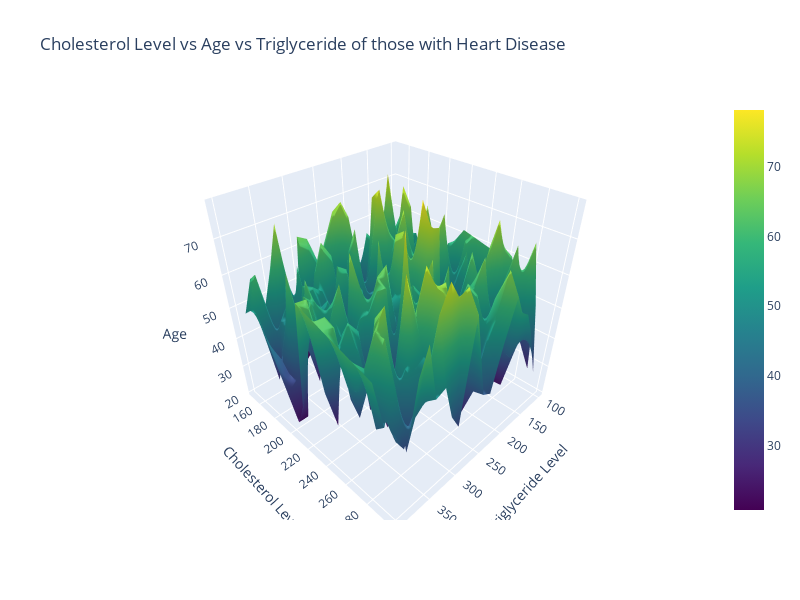

Notebook cell for this chart:
### Markdown cell above
# Cholesterol, Triglyceride  

Just as cholesterol levels can lead to heart disease, Triglyceride levels also impact heart disease. of course, managing it is important for those who already have heart diseases. 

the following 3D surface plots provide an interactive view between two categorical attributes, and one ordinal attribute (triglyceride levels x-axis, cholesterol levels y-axis, age z-axis) one being for those who already have a heart disease and another for those who don't.

The purpose of this graph is to get an is to once again, get an insight into how different age groups manage their cholesterol and triglyceride levels, and to get an insight into how having heart changes the way people go about their diet.

### Code cell
heart_disease_df = df[df['Heart Disease Status'] == 'Yes']
subset = heart_disease_df[['Age', 'Cholesterol Level', 'Triglyceride Level']].dropna()

Z = subset['Age']
Y = subset['Cholesterol Level']
X = subset['Triglyceride Level']

x_line = np.linspace(X.min(), X.max(), 20)
y_line = np.linspace(Y.min(), Y.max(), 20)
x_line, y_line = np.meshgrid(x_line, y_line)
z_line = griddata((X,Y), Z, (x_line, y_line), method='linear')


fig = go.Figure(data=[go.Surface(z=z_line, x=x_line, y=y_line, colorscale='Viridis')])
fig.update_layout(
    title='Cholesterol Level vs Age vs Triglyceride of those with Heart Disease',
                  scene=dict(
                      xaxis_title='Triglyceride Level', 
                      yaxis_title='Cholesterol Level', 
                      zaxis_title='Age'),
                  width=800, height=600)

fig.show()

### Figure 1 — Plotly figure (JSON) as saved in the notebook; plotly's stock layout.template omitted (floating-point values rounded to 4 significant figures; data arrays with more than 128 entries replaced by an {"elided": "..."} marker saying what was removed)
{"data": [{"colorscale": [[0, "#440154"], [0.1111, "#482878"], [0.2222, "#3e4989"], [0.3333, "#31688e"], [0.4444, "#26828e"], [0.5556, "#1f9e89"], [0.6667, "#35b779"], [0.7778, "#6ece58"], [0.8889, "#b5de2b"], [1, "#fde725"]], "type": "surface", "x": {"elided": "20x20 float values"}, "y": {"elided": "20x20 float values"}, "z": {"elided": "20x20 float values"}}], "layout": {"height": 600, "scene": {"xaxis": {"title": {"text": "Triglyceride Level"}}, "yaxis": {"title": {"text": "Cholesterol Level"}}, "zaxis": {"title": {"text": "Age"}}}, "title": {"text": "Cholesterol Level vs Age vs Triglyceride of those with Heart Disease"}, "width": 800}}
